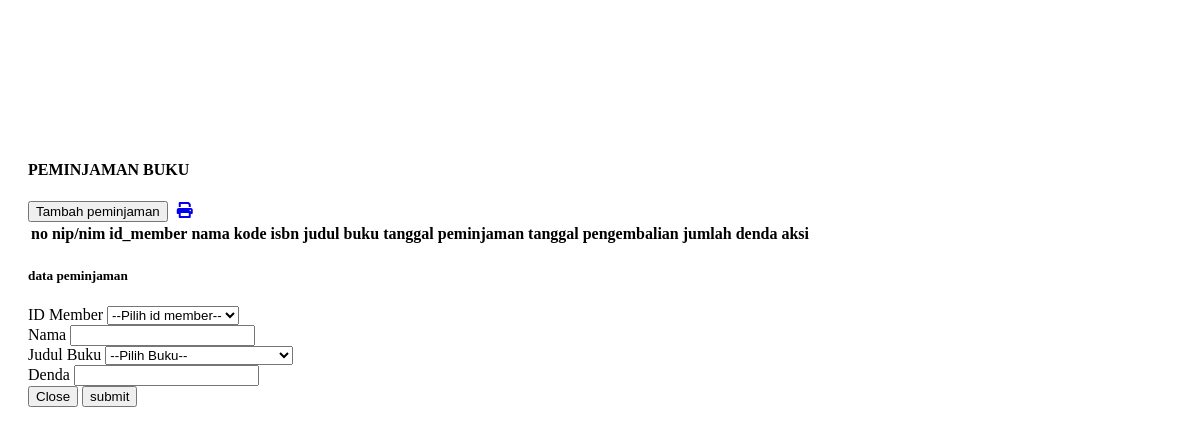
/peminjaman/peminjaman.php, run on an earlier commit of the app's database.
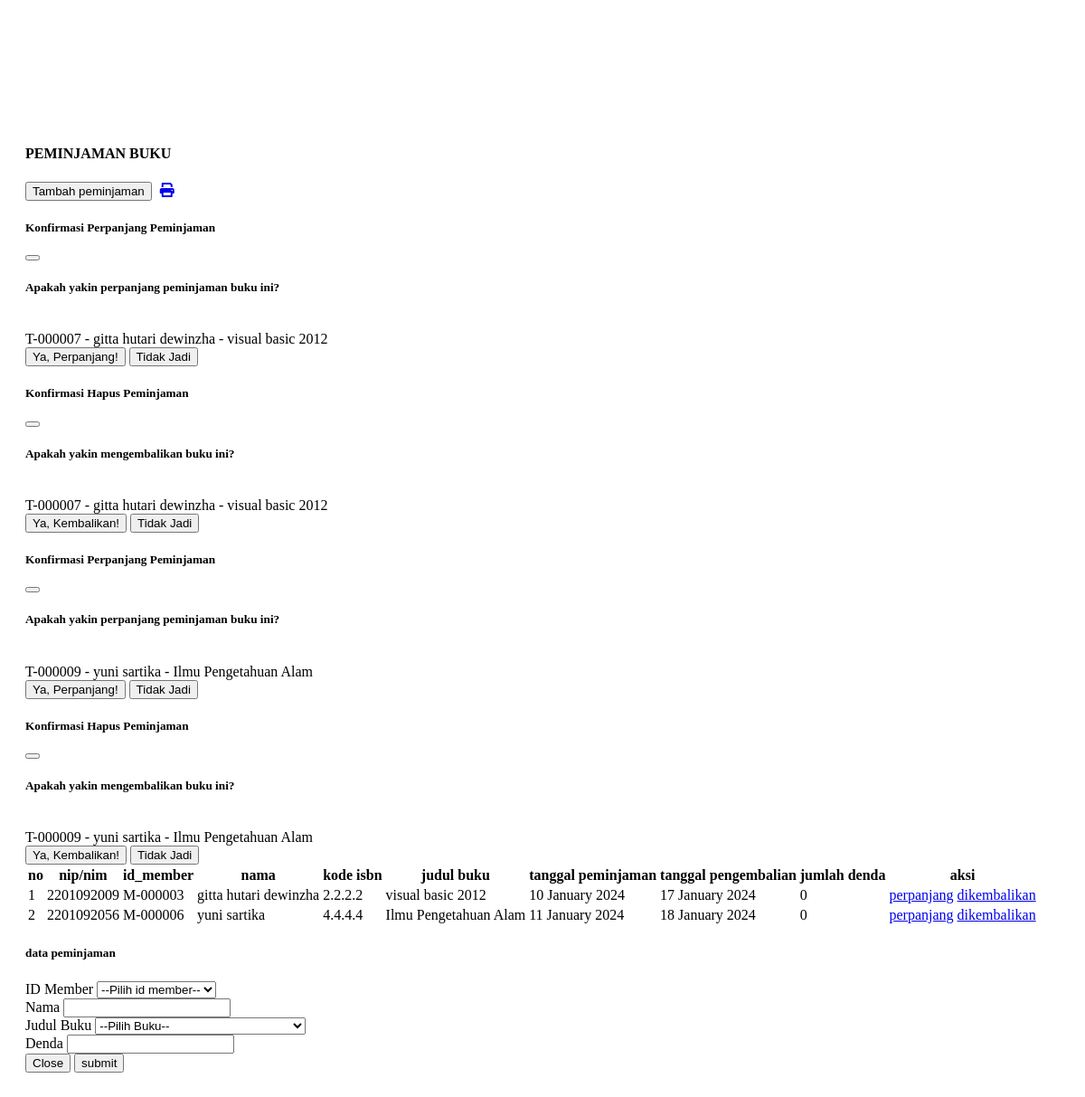
And on a later commit of the database.
### tables this page shows
CREATE TABLE `peminjaman` (
  `id_transaksi` varchar(12) NOT NULL,
  `member_id` varchar(12) NOT NULL,
  `tanda_buku` varchar(13) NOT NULL,
  `tgl_pinjam` varchar(25) NOT NULL,
  `tgl_kembali` varchar(25) NOT NULL,
  `denda` varchar(64) NOT NULL
);

CREATE TABLE `member` (
  `id_member` varchar(13) NOT NULL,
  `nim` varchar(15) NOT NULL,
  `nama` varchar(64) NOT NULL,
  `jenis_kelamin` enum('laki-laki','perempuan') NOT NULL,
  `prodi_id` int(11) NOT NULL,
  `email` varchar(64) NOT NULL,
  `password` varchar(32) NOT NULL,
  `level` enum('admin','pustakawan','anggota') NOT NULL,
  `status` enum('mahasiswa','dosen','tendik','admpustakawan') NOT NULL,
  `no_tlp` varchar(15) NOT NULL,
  `tgl_daftar` date NOT NULL,
  `tgl_berakhir` date NOT NULL
);

CREATE TABLE `books` (
  `kode_buku` varchar(13) NOT NULL,
  `isbn` varchar(25) NOT NULL,
  `judul` varchar(64) NOT NULL,
  `category_id` int(11) NOT NULL,
  `pengarang_id` int(11) NOT NULL,
  `penerbit_id` int(11) NOT NULL,
  `available_books` int(12) NOT NULL,
  `total_books` int(12) NOT NULL,
  `sampul` varchar(100) NOT NULL
);

### peminjaman/peminjaman.php (the view, shortened to what the changed rows need)
<link rel="stylesheet" href="https://cdnjs.cloudflare.com/ajax/libs/font-awesome/6.0.0/css/all.min.css">
<link rel="stylesheet" href="https://unpkg.com/feather-icons/dist/feather.min.css">
<link rel="stylesheet" href="https://cdn.datatables.net/1.13.7/css/dataTables.bootstrap5.min.css">
<?php
include 'koneksi.php';
?>
 <div class="p-4 active-main-content" id="main-content">
        <div class="row">
            <div class="col-sm-12">
                <div class="card custom-card">
                    <div class="card-body">
                        <div class="table-responsive">
                            <table class="table table-data-buku_tamu" id="example">
                                <thead>
                                    <tr>
                                    <th scope="col">no</th>
                                    <th scope="col">nip/nim</th>
                                    <th scope="col">id_member</th>
                                    <th scope="col">nama</th>
                                    <th scope="col">kode isbn</th>
                                    <th scope="col">judul buku</th>
                                    <th scope="col">tanggal peminjaman</th>
                                    <th scope="col">tanggal pengembalian</th>
                                    <th scope="col">jumlah denda</th>
                                    <th scope="col">aksi</th>
                                    </tr>
                                </thead>
                                <tbody>
              <?php
              $nomor = 1;
              $query = mysqli_query($db, "SELECT * FROM peminjaman
                            JOIN member ON member.id_member = peminjaman.member_id
                            JOIN books ON books.kode_buku = peminjaman.tanda_buku");
              while ($row = mysqli_fetch_array($query)) : ?>
                <tr>
                  <td><?= $nomor++ ?></td>
                  <td><?= $row['nim']?></td>
                  <td><?= $row['id_member']?></td>
                  <td><?= $row['nama'] ?></td>
                  <td><?= $row['isbn'] ?></td>
                  <td><?= $row['judul'] ?></td>
                  <td><?= $row['tgl_pinjam'] ?></td>
                  <td><?= $row['tgl_kembali'] ?></td>
                  <td><?= $row['denda'] ?></td>
                  <td>
                                        <a href="#" class="btn btn-warning" data-bs-toggle="modal" data-bs-target="#modalEditPeminjaman<?= $nomor ?>" style="margin-bottom: 10px;">perpanjang</a>
                                        <a href="#" class="btn btn-danger" data-bs-toggle="modal" data-bs-target="#modalHapusPeminjaman<?= $nomor ?>">dikembalikan</a>
                                    </td>
                </tr>
                <div class="modal fade" id="modalEditPeminjaman<?= $nomor ?>" data-bs-backdrop="static" data-bs-keyboard="false" tabindex="-1" aria-labelledby="staticBackdropLabel" aria-hidden="true">
                  <div class="modal-dialog">
                    <div class="modal-content">
                      <div class="modal-header">
                        <h5 class="modal-title" id="staticBackdropLabel">Konfirmasi Perpanjang Peminjaman</h5>
                        <button type="button" class="btn-close" data-bs-dismiss="modal" aria-label="Close"></button>
                      </div>
                      <form action="http://localhost/kelompok1perpus/peminjaman/proses-peminjaman.php" method="post">
                        <div class="modal-body">
                          <h5 class="text-center">Apakah yakin perpanjang peminjaman buku ini?</h5> <br>
                          <span class="text-danger text-center"><?= $row['id_transaksi'] ?> - <?= $row['nama'] ?> - <?= $row['judul'] ?></span>
                        </div>
                        <div class="modal-footer">
                          <button type="submit" class="btn btn-primary" name="ubahPeminjaman">Ya, Perpanjang!</button>
                          <button type="button" class="btn btn-secondary" data-bs-dismiss="modal">Tidak Jadi</button>
                        </div>
                      </form>
                    </div>
                  </div>
                </div>
                <div class="modal fade" id="modalHapusPeminjaman<?= $nomor ?>" data-bs-backdrop="static" data-bs-keyboard="false" tabindex="-1" aria-labelledby="staticBackdropLabel" aria-hidden="true">
                  <div class="modal-dialog">
                    <div class="modal-content">
                      <div class="modal-header">
                        <h5 class="modal-title" id="staticBackdropLabel">Konfirmasi Hapus Peminjaman</h5>
                        <button type="button" class="btn-close" data-bs-dismiss="modal" aria-label="Close"></button>
                      </div>
                      <form action="http://localhost/kelompok1perpus/peminjaman/proses-peminjaman.php" method="post">
                        <div class="modal-body">
                          <h5 class="text-center">Apakah yakin mengembalikan buku ini?</h5> <br>
                          <span class="text-danger text-center"><?= $row['id_transaksi'] ?> - <?= $row['nama'] ?> - <?= $row['judul'] ?></span>
                        </div>
                        <div class="modal-footer">
                          <button type="submit" class="btn btn-primary" name="hapusPeminjaman">Ya, Kembalikan!</button>
                          <button type="button" class="btn btn-secondary" data-bs-dismiss="modal">Tidak Jadi</button>
                        </div>
                      </form>
                    </div>
                  </div>
                </div>
              <?php endwhile; ?>
            </tbody>
                            </table>
                        </div>
                    </div>
                </div>
            </div>
        </div>
    </div>

What changed in the data, as far as the page shows it:
added peminjaman: member.nim "2201092009", member.id_member "M-000003", member.nama "gitta hutari dewinzha", tanda_buku.isbn "2.2.2.2", tanda_buku.judul "visual basic 2012", tgl_pinjam "10 January 2024", tgl_kembali "17 January 2024", denda "0", id_transaksi "T-000007"
added peminjaman: member.nim "2201092056", member.id_member "M-000006", member.nama "yuni sartika", tanda_buku.isbn "4.4.4.4", tanda_buku.judul "Ilmu Pengetahuan Alam", tgl_pinjam "11 January 2024", tgl_kembali "18 January 2024", denda "0", id_transaksi "T-000009"
